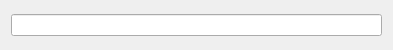
<?xml version="1.0" encoding="UTF-8"?>
<ui version="4.0">
 <class>_widget_top</class>
 <widget class="QWidget" name="_widget_top">
  <property name="geometry">
   <rect>
    <x>0</x>
    <y>0</y>
    <width>393</width>
    <height>50</height>
   </rect>
  </property>
  <property name="minimumSize">
   <size>
    <width>300</width>
    <height>30</height>
   </size>
  </property>
  <property name="windowTitle">
   <string>Param</string>
  </property>
  <layout class="QVBoxLayout" name="verticalLayout">
   <item>
    <layout class="QHBoxLayout" name="_layout_h" stretch="0,6">
    <!-- 
     <item>
      <widget class="QLabel" name="_paramname_label">
       <property name="minimumSize">
        <size>
         <width>100</width>
         <height>20</height>
        </size>
       </property>
       <property name="text">
        <string>Param name</string>
       </property>
       <property name="alignment">
        <set>Qt::AlignRight|Qt::AlignTrailing|Qt::AlignVCenter</set>
       </property>
      </widget>
     </item>
      -->
     <item>
      <widget class="QLineEdit" name="_paramval_lineedit">
       <property name="minimumSize">
        <size>
         <width>30</width>
         <height>20</height>
        </size>
       </property>
      </widget>
     </item>
    </layout>
   </item>
  </layout>
 </widget>
 <resources/>
 <connections/>
</ui>
